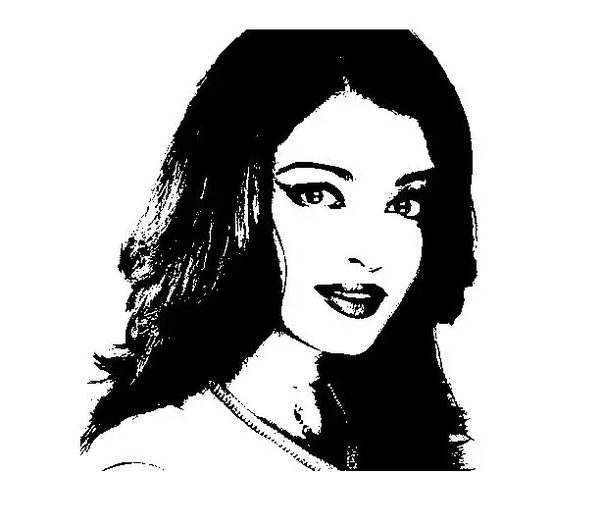
#> input picture binary.png, 602 x 526 px
$ python loopy.py
#> lines starting #> are read from the running program, lines starting #| are printed output that depends on the picture; after the words box and inside, x2 and y2 are one past the last pixel; in counts of white or black regions, pixels touching at a corner belong together
import numpy as np
import pandas as pd
from scipy.stats import gamma
import matplotlib.pyplot as plt
import cv2
from sklearn.model_selection import ParameterGrid

class Loopy():

	def __init__(self, grid, iterations, params):
		self.grid = grid
		self.height, self.width = self.grid.shape
		self.iterations = iterations
		self.params = params
		self.compatibility_inter = np.array([[1.0, self.params['theta']], [self.params['theta'], 1.0]])
		self.compatibility_outer = np.array([[1.0, self.params['gamma']], [self.params['gamma'], 1.0]])

	# [143 lines left out: functions get_neighbours, get_neighbours_indexed, messages_seq, messages_parallel, not called in this run]

	def messages_sync(self):

		clique_messages = np.ones((self.height, self.width, 2, 4))
		factor_messages = np.ones((self.height, self.width, 2, 4))
		factor_norm = np.ones((self.height, self.width, 1, 4))
		clique_norm = np.ones((self.height, self.width, 1, 4))
		beta = np.ones((self.height, self.width, 2), dtype = 'float64')

		for j in range(self.height*self.width):
			beta[np.unravel_index(j, (self.height, self.width))] = self.compatibility_outer[:, int(self.grid[np.unravel_index(j,
				(self.height, self.width))])].astype('float64')

		for i in range(self.iterations):

			factor_messages[:,:,:,0] *= beta*clique_messages[:,:,:,0]*clique_messages[:,:,:,2]*clique_messages[:,:,:,3]
			factor_messages[:,:,:,1] *= beta*clique_messages[:,:,:,1]*clique_messages[:,:,:,2]*clique_messages[:,:,:,3]
			factor_messages[:,:,:,2] *= beta*clique_messages[:,:,:,2]*clique_messages[:,:,:,0]*clique_messages[:,:,:,1]
			factor_messages[:,:,:,3] *= beta*clique_messages[:,:,:,3]*clique_messages[:,:,:,0]*clique_messages[:,:,:,1]


			for j in range(clique_messages.shape[-1]):
				factor_norm[:,:,:,j] = np.sum(factor_messages[:,:,:,j], axis=2)[..., None]

			for j in range(clique_messages.shape[-1]):
				for ii in range(2):
					factor_messages[:, :, ii, j] /= np.squeeze(factor_norm[:,:,:,j])

			clique_messages[:,:,:,0] *= self.compatibility_inter.dot(np.append(np.ones((self.height, 1, 2)),
										factor_messages[:,:-1,:, 0], axis=1).transpose((0,2,1))).transpose(1,2,0)
			clique_messages[:,:,:,1] *= self.compatibility_inter.dot(np.append(factor_messages[:, 1:, :, 1],
										np.ones((self.height, 1, 2)), axis = 1).transpose((0,2,1))).transpose(1,2,0)
			clique_messages[:,:,:,2] *= self.compatibility_inter.dot(np.append(factor_messages[1:,:, :, 2],
										np.ones((1, self.width, 2)), axis = 0).transpose((0,2,1))).transpose(1,2,0)
			clique_messages[:,:,:,3] *= self.compatibility_inter.dot(np.append(np.ones((1, self.width, 2)),
										factor_messages[:-1,:, :, 3], axis = 0).transpose((0,2,1))).transpose(1,2,0)

			for j in range(clique_messages.shape[-1]):
				clique_norm[:,:,:,j] = np.sum(clique_messages[:,:,:,j], axis=2)[..., None]

			for j in range(clique_messages.shape[-1]):
				for ii in range(2):
					clique_messages[:, :, ii, j] /= np.squeeze(clique_norm[:,:,:,j])

		for j in range(clique_messages.shape[-1]):
			beta *= np.append(np.ones((self.height, 1, 2)), factor_messages[:,:-1,:,0], axis=1)\
					*np.append(np.ones((1, self.width, 2)), factor_messages[:-1,:,:,3], axis = 0)\
					*np.append(factor_messages[1:,:,:,2], np.ones((1, self.width, 2)), axis = 0)\
					*np.append(factor_messages[:, 1:,:,1], np.ones((self.height, 1, 2)), axis = 1)

		print(beta.dtype)
		accuracy = np.sum((self.grid == np.argmax(beta, axis = 2))*1)/(self.height*self.width)
		plt.imshow(np.argmax(beta, axis = 2), cmap = 'Greys_r')
		plt.title('Denoised Image, Accuracy = {0:.2f}, Theta = {1:.2f}, Gamma = {2:.2f}'.format(accuracy, self.params['theta'], self.params['gamma']))
		plt.show()
		# return(accuracy)

if __name__ == '__main__':

	size = 100
	flip_prob = 0.1
	grid = np.zeros((size, size), dtype='int64')
	for j in range(size**2):
		idx = np.unravel_index(j, (size, size))
		if ((idx[0]-50)**2+(idx[1]-50)**2)**0.5 <= 25:
			grid[idx] = 1
		thresh = np.random.random_sample()
		if thresh < flip_prob:
			grid[idx] = 1-grid[idx]

	image = cv2.imread('binary.png', 0).astype('float64')/255
#> image: shape (526, 602) float64; min 0, max 1, mean 0.718
	image = cv2.threshold(image, 0.5, 1, cv2.THRESH_BINARY)[1]
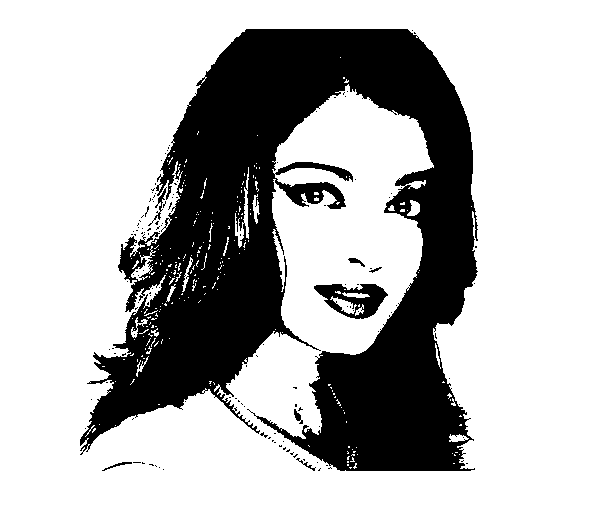
#> image: shape (526, 602) float64; values 0 (black) and 1 (white), 71.7% white; 136 black regions (128 under 20 px), largest, box (x1, y1, x2, y2) and area: (80, 29, 478, 471) 87397, (314, 284, 388, 319) 1338, (148, 187, 167, 226) 116
	for j in range(image.shape[0]*image.shape[1]):
		idx = np.unravel_index(j, (image.shape[0], image.shape[1]))
		thresh = np.random.random_sample()
		if thresh < flip_prob:
			image[idx] = 1-image[idx]
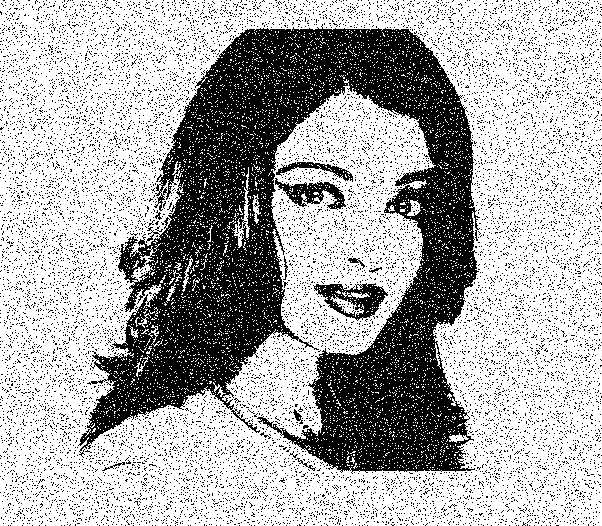
#> image: shape (526, 602) float64; values 0 (black) and 1 (white), 67.3% white; 14013 black regions (14001 under 20 px), largest, box (x1, y1, x2, y2) and area: (78, 24, 480, 474) 78158, (313, 283, 388, 321) 1268, (275, 178, 346, 210) 939

	plt.imshow(image, cmap = 'Greys_r')
	plt.title('Noisy Image')
	plt.show()

	params = {'theta':0.5, 'gamma':0.2}
	L = Loopy(grid, 20, params)
	L.messages_sync()
#> in messages_sync, `plt.show()`:
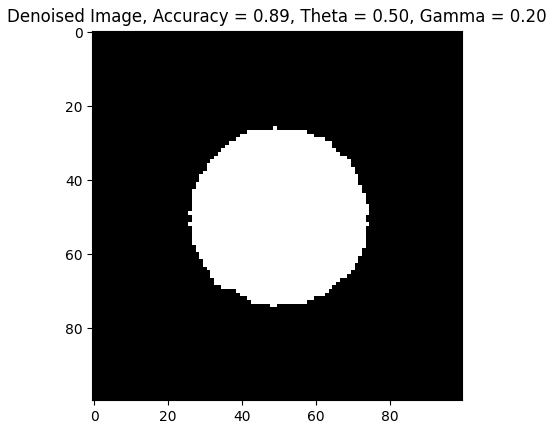
#> figure drawn by matplotlib, 1 panel

	# [8 lines of commented-out code are left out]
